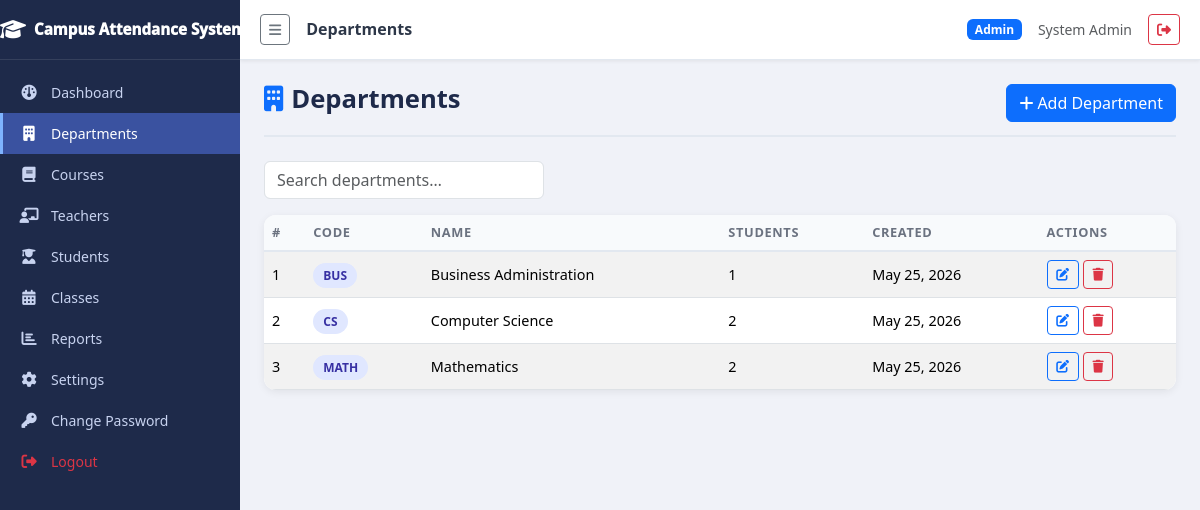
The app's page /admin/departments.php (signed in) with its own data.
### tables this page shows
CREATE TABLE settings (
  setting_key   varchar(60) NOT NULL,
  setting_value text        DEFAULT NULL,
  PRIMARY KEY (setting_key)
);

CREATE TABLE departments (
  id         int           NOT NULL AUTO_INCREMENT,
  name       varchar(100)  NOT NULL,
  code       varchar(20)   NOT NULL,
  created_at datetime      NOT NULL DEFAULT CURRENT_TIMESTAMP,
  PRIMARY KEY (id),
  UNIQUE KEY uq_dept_code (code)
);

### includes/auth.php (called while the page is built, shortened)
<?php
function current_user(): ?array {
  return $_SESSION['user'] ?? null;
}

### includes/functions.php (called while the page is built, shortened)
<?php
function get_setting(string $key, mixed $default = ''): mixed {
  $pdo  = get_db();
  $stmt = $pdo->prepare('SELECT setting_value FROM settings WHERE setting_key = :k');
  $stmt->execute([':k' => $key]);
  $row  = $stmt->fetch(PDO::FETCH_ASSOC);
  return ($row !== false) ? $row['setting_value'] : $default;
}
function get_departments(): array {
  $pdo  = get_db();
  $stmt = $pdo->query(
    'SELECT d.*, COUNT(u.id) AS student_count
     FROM departments d
     LEFT JOIN users u ON u.dept_id = d.id AND u.role = \'student\'
     GROUP BY d.id
     ORDER BY d.name'
  );
  return $stmt->fetchAll(PDO::FETCH_ASSOC);
}

### admin/departments.php (the view, shortened to what this page needs)
<?php
require_once __DIR__ . '/../includes/auth.php';
require_once __DIR__ . '/../includes/functions.php';
$pageTitle = 'Departments';
$departments = get_departments();
require_once __DIR__ . '/../includes/header.php';
?>
<div class="page-header d-flex justify-content-between align-items-center">
  <h1><i class="fa fa-building me-2 text-primary"></i>Departments</h1>
  <button class="btn btn-primary" data-bs-toggle="modal" data-bs-target="#deptModal">
    <i class="fa fa-plus me-1"></i>Add Department
  </button>
</div>
<div class="mb-3">
  <input type="text" id="deptSearch" class="form-control search-box" placeholder="Search departments…">
</div>
<div class="table-card">
  <div class="table-responsive">
    <table class="table table-striped table-hover mb-0" id="deptTable">
      <thead>
        <tr>
          <th>#</th><th>Code</th><th>Name</th><th>Students</th><th>Created</th><th>Actions</th>
        </tr>
      </thead>
      <tbody>
        <?php if (empty($departments)): ?>
          <tr><td colspan="6" class="text-center py-4 text-muted">No departments found.</td></tr>
        <?php else: ?>
          <?php foreach ($departments as $i => $d): ?>
          <tr>
            <td><?= $i + 1 ?></td>
            <td><span class="badge-dept"><?= htmlspecialchars($d['code'], ENT_QUOTES, 'UTF-8') ?></span></td>
            <td><?= htmlspecialchars($d['name'], ENT_QUOTES, 'UTF-8') ?></td>
            <td><?= (int)$d['student_count'] ?></td>
            <td><?= htmlspecialchars(date('M j, Y', strtotime($d['created_at'])), ENT_QUOTES, 'UTF-8') ?></td>
            <td class="action-btns">
              <a href="?edit=<?= $d['id'] ?>" class="btn btn-sm btn-outline-primary">
                <i class="fa fa-edit"></i>
              </a>
              <form id="del-dept-<?= $d['id'] ?>" method="POST" class="d-inline">
                <button type="button" class="btn btn-sm btn-outline-danger"
                        onclick="confirmDelete('del-dept-<?= $d['id'] ?>', '<?= htmlspecialchars(addslashes($d['name']), ENT_QUOTES, 'UTF-8') ?>')">
                  <i class="fa fa-trash"></i>
                </button>
              </form>
            </td>
          </tr>
          <?php endforeach; ?>
        <?php endif; ?>
      </tbody>
    </table>
  </div>
</div>
<?php require_once __DIR__ . '/../includes/footer.php'; ?>

### includes/header.php (shortened to what this page needs)
<?php
$pageTitle = $pageTitle ?? 'Campus Attendance System';
require_once __DIR__ . '/auth.php';
require_once __DIR__ . '/functions.php';
$user       = current_user();
$schoolName = get_setting('school_name', 'Campus Attendance System');
$scriptPath = str_replace('\\', '/', $_SERVER['SCRIPT_FILENAME']);
$basePath   = str_replace('\\', '/', realpath(__DIR__ . '/..') . '/');
$depth      = substr_count(str_replace($basePath, '', $scriptPath), '/');
$base       = str_repeat('../', $depth);
$navItems = [];
if ($user) {
  switch ($user['role']) {
    case 'admin':
      $navItems = [
        ['icon'=>'fa-gauge',        'label'=>'Dashboard',    'href'=>$base.'admin/index.php'],
        ['icon'=>'fa-building',     'label'=>'Departments',  'href'=>$base.'admin/departments.php'],
        ['icon'=>'fa-book',         'label'=>'Courses',      'href'=>$base.'admin/courses.php'],
        ['icon'=>'fa-chalkboard-teacher','label'=>'Teachers','href'=>$base.'admin/teachers.php'],
        ['icon'=>'fa-user-graduate','label'=>'Students',     'href'=>$base.'admin/students.php'],
        ['icon'=>'fa-calendar-alt', 'label'=>'Classes',      'href'=>$base.'admin/courses.php#classes'],
        ['icon'=>'fa-chart-bar',    'label'=>'Reports',      'href'=>$base.'admin/reports.php'],
        ['icon'=>'fa-cog',          'label'=>'Settings',     'href'=>$base.'admin/settings.php'],
      ];
      break;
  }
  $navItems[] = ['icon'=>'fa-key', 'label'=>'Change Password', 'href'=>$base.'auth/change_password.php'];
  $navItems[] = ['icon'=>'fa-sign-out-alt', 'label'=>'Logout',  'href'=>$base.'auth/logout.php', 'class'=>'text-danger'];
}
$currentScript = basename($_SERVER['PHP_SELF']);
?>
<!DOCTYPE html>
<html lang="en">
<head>
  <link rel="stylesheet" href="https://cdnjs.cloudflare.com/ajax/libs/bootstrap/5.3.2/css/bootstrap.min.css">
  <link rel="stylesheet" href="https://cdnjs.cloudflare.com/ajax/libs/font-awesome/6.5.0/css/all.min.css">
  <link rel="stylesheet" href="<?= $base ?>assets/css/style.css">
</head>
<body>
<?php if ($user): ?>
<div class="sidebar" id="sidebar">
  <div class="sidebar-brand">
    <i class="fa fa-graduation-cap me-2"></i>
    <span class="brand-text"><?= htmlspecialchars($schoolName, ENT_QUOTES, 'UTF-8') ?></span>
  </div>
  <nav class="sidebar-nav">
    <?php foreach ($navItems as $item): ?>
      <?php
        $isActive  = (basename($item['href']) === $currentScript) ? 'active' : '';
        $extraClass = $item['class'] ?? '';
      ?>
      <a href="<?= htmlspecialchars($item['href'], ENT_QUOTES, 'UTF-8') ?>"
         class="sidebar-link <?= $isActive ?> <?= $extraClass ?>">
        <i class="fa-solid <?= htmlspecialchars($item['icon'], ENT_QUOTES, 'UTF-8') ?> sidebar-icon"></i>
        <span class="sidebar-label"><?= htmlspecialchars($item['label'], ENT_QUOTES, 'UTF-8') ?></span>
      </a>
    <?php endforeach; ?>
  </nav>
</div>
<div class="main-wrapper" id="mainWrapper">
  <header class="top-bar">
    <button class="btn btn-sm btn-outline-secondary me-3" id="sidebarToggle" title="Toggle Sidebar">
      <i class="fa fa-bars"></i>
    </button>
    <h6 class="top-bar-title mb-0"><?= htmlspecialchars($pageTitle, ENT_QUOTES, 'UTF-8') ?></h6>
    <div class="ms-auto d-flex align-items-center gap-3">
      <span class="badge bg-primary text-capitalize"><?= htmlspecialchars($user['role'], ENT_QUOTES, 'UTF-8') ?></span>
      <span class="d-none d-sm-inline text-muted small"><?= htmlspecialchars($user['name'], ENT_QUOTES, 'UTF-8') ?></span>
      <a href="<?= $base ?>auth/logout.php" class="btn btn-sm btn-outline-danger" title="Logout">
        <i class="fa fa-sign-out-alt"></i>
      </a>
    </div>
  </header>
  <div class="toast-container position-fixed top-0 end-0 p-3" id="toastContainer" style="z-index:9999"></div>
  <main class="content-area">
<?php else: ?>
<div id="toastContainer" class="toast-container position-fixed top-0 end-0 p-3" style="z-index:9999"></div>
<?php endif; ?>

### assets/css/style.css (style rules this page uses)
:root { --sidebar-width: 240px; --sidebar-collapsed: 64px; --sidebar-bg: #1e2a4a; --sidebar-hover: #2d3f6b; --sidebar-active: #3a52a0; --sidebar-text: #c8d3f0; --sidebar-text-dim: #7a8db5; --topbar-height: 60px; --topbar-bg: #ffffff; --content-bg: #f0f2f8; --card-radius: 12px; --transition: 0.25s ease; }
*, *::before, *::after { box-sizing: border-box; }
body { margin: 0; font-family: "Segoe UI", Tahoma, sans-serif; background: var(--content-bg); color: #2d3748; }
.sidebar { position: fixed; top: 0; left: 0; width: var(--sidebar-width); height: 100vh; background: var(--sidebar-bg); display: flex; flex-direction: column; overflow-x: hidden; overflow-y: auto; z-index: 1000; transition: width var(--transition); }
.sidebar-brand { display: flex; align-items: center; padding: 18px 0px; color: #fff; font-weight: 999; font-size: 0.95rem; border-bottom: 1px solid rgba(255, 255, 255, 0.1); min-height: var(--topbar-height); white-space: nowrap; overflow: hidden; }
.sidebar-brand .fa-graduation-cap { font-size: 1.3rem; flex-shrink: 0; }
.sidebar-nav { padding: 12px 0; flex: 1; }
.sidebar-link { display: flex; align-items: center; padding: 10px 16px; color: var(--sidebar-text); text-decoration: none; white-space: nowrap; overflow: hidden; transition: background var(--transition), color var(--transition); border-left: 3px solid transparent; }
.sidebar-link.active { background: var(--sidebar-active); color: #fff; border-left-color: #7eb3ff; }
.sidebar-icon { width: 20px; text-align: center; font-size: 0.95rem; flex-shrink: 0; }
.sidebar-label { margin-left: 12px; font-size: 0.875rem; transition: opacity var(--transition); }
.main-wrapper { margin-left: var(--sidebar-width); min-height: 100vh; display: flex; flex-direction: column; transition: margin-left var(--transition); }
.top-bar { height: var(--topbar-height); background: var(--topbar-bg); border-bottom: 1px solid #e2e8f0; display: flex; align-items: center; padding: 0 20px; position: sticky; top: 0; z-index: 999; box-shadow: 0 1px 4px rgba(0, 0, 0, 0.08); }
.top-bar-title { font-size: 1rem; font-weight: 600; color: #2d3748; }
.content-area { padding: 24px; flex: 1; }
.table-card { background: #fff; border-radius: var(--card-radius); box-shadow: 0 2px 8px rgba(0, 0, 0, 0.07); overflow: hidden; }
.table-card .table { margin-bottom: 0; }
.table th { font-size: 0.8rem; text-transform: uppercase; letter-spacing: 0.05em; color: #6b7280; background: #f8fafc; border-bottom: 2px solid #e2e8f0; }
.table td { vertical-align: middle; font-size: 0.9rem; }
.page-header { margin-bottom: 24px; padding-bottom: 12px; border-bottom: 2px solid #e2e8f0; }
.page-header h1 { font-size: 1.6rem; font-weight: 700; color: #1e2a4a; }
.search-box { max-width: 280px; }
.action-btns .btn { padding: 0.25rem 0.55rem; font-size: 0.8rem; }
.badge-dept { background: #e0e7ff; color: #3730a3; font-size: 0.75rem; padding: 4px 10px; border-radius: 20px; font-weight: 600; }
.action-btns { white-space: nowrap; }

### records on screen
settings: setting_value "Campus Attendance…"
departments: code "BUS", name "Business Administration", student_count "1", created_at "May 25, 2026"
departments: code "CS", name "Computer Science", student_count "2", created_at "May 25, 2026"
departments: code "MATH", name "Mathematics", student_count "2", created_at "May 25, 2026"

### other values on screen
$item['label'] "Dashboard"
$item['label'] "Departments"
$item['label'] "Courses"
$item['label'] "Teachers"
$item['label'] "Students"
$item['label'] "Classes"
$item['label'] "Reports"
$item['label'] "Settings"
$item['label'] "Change Password"
$item['label'] "Logout"
$pageTitle "Departments"
$user['role'] "Admin"
$user['name'] "System Admin"
